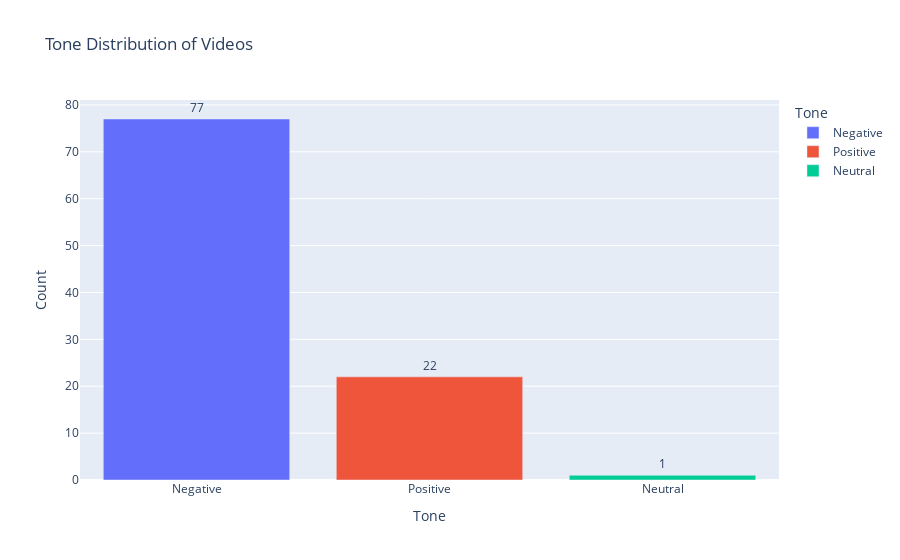
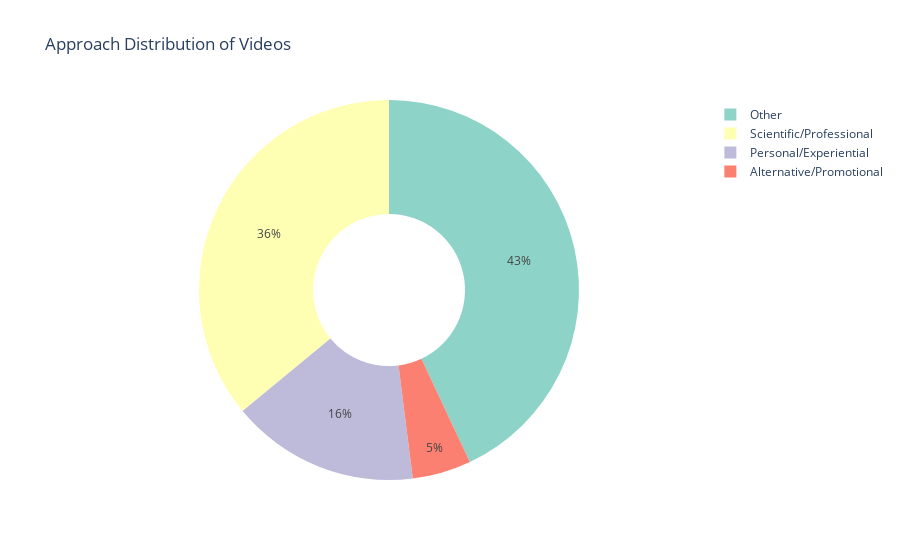
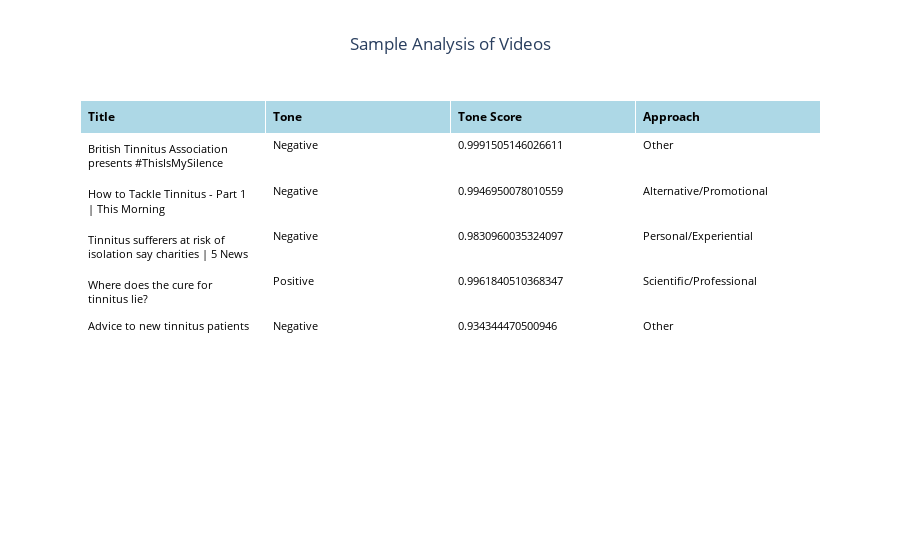

The cell these charts' notebook holds for them, in order:
### Code cell
import plotly.express as px
import plotly.graph_objects as go
import pandas as pd
from transformers import pipeline

# Load the BERT sentiment analysis pipeline
sentiment_analyzer = pipeline("sentiment-analysis", model="distilbert-base-uncased-finetuned-sst-2-english")

# Function to analyze tone using BERT
def analyze_tone(transcript):
    if not isinstance(transcript, str) or transcript.strip() == "":
        return "No Transcript", 0.0
    # Perform sentiment analysis using BERT
    result = sentiment_analyzer(transcript[:512])  # Limit to the first 512 tokens
    sentiment = result[0]['label']
    score = result[0]['score']
    # Classify tone based on sentiment and confidence
    if score < 0.7:
        return "Neutral", score
    elif sentiment == "POSITIVE":
        return "Positive", score
    else:
        return "Negative", score

# Function to classify the approach
def classify_approach(title, description, transcript):
    content = f"{title} {description} {transcript}".lower()  # Combine all text fields
    if "doctor" in content or "nhs" in content or "research" in content or "evidence-based" in content:
        return "Scientific/Professional"
    elif "experience" in content or "story" in content or "journey" in content:
        return "Personal/Experiential"
    elif "natural" in content or "alternative" in content or "cure" in content:
        return "Alternative/Promotional"
    else:
        return "Other"

# Apply tone and approach analysis to the dataset
final_df["tone"], final_df["tone_score"] = zip(*final_df["transcript"].apply(analyze_tone))
final_df["approach"] = final_df.apply(
    lambda row: classify_approach(row["title"], row["description"], row["transcript"]), axis=1
)

# Summarize tone distribution
tone_counts = final_df["tone"].value_counts().reset_index()
tone_counts.columns = ["Tone", "Count"]

# Summarize approach distribution
approach_counts = final_df["approach"].value_counts().reset_index()
approach_counts.columns = ["Approach", "Count"]

# Plotly: Tone Distribution
fig_tone = px.bar(
    tone_counts,
    x="Tone",
    y="Count",
    title="Tone Distribution of Videos",
    color="Tone",
    text="Count",
    template="plotly"
)
fig_tone.update_traces(textposition="outside")
fig_tone.show()

# Plotly: Approach Distribution
fig_approach = px.pie(
    approach_counts,
    names="Approach",
    values="Count",
    title="Approach Distribution of Videos",
    hole=0.4,  # Donut chart
    color_discrete_sequence=px.colors.qualitative.Set3
)
fig_approach.show()

# Display the first few rows of analysis
sample_analysis = final_df[["title", "tone", "tone_score", "approach"]].head()

# Create a table using Plotly graph_objects
fig_table = go.Figure(
    data=[
        go.Table(
            header=dict(
                values=["<b>Title</b>", "<b>Tone</b>", "<b>Tone Score</b>", "<b>Approach</b>"],
                fill_color="lightblue",
                align="left",
                font=dict(color="black", size=12)
            ),
            cells=dict(
                values=[
                    sample_analysis["title"],
                    sample_analysis["tone"],
                    sample_analysis["tone_score"],
                    sample_analysis["approach"],
                ],
                fill_color="white",
                align="left",
                font=dict(color="black", size=11)
            )
        )
    ]
)

fig_table.update_layout(title="Sample Analysis of Videos", title_x=0.5)
fig_table.show()

### Figure 1 — Plotly figure (JSON) as saved in the notebook; plotly's stock layout.template omitted (floating-point values rounded to 4 significant figures)
{"data": [{"alignmentgroup": "True", "hovertemplate": "Tone=%{x}<br>Count=%{text}<extra></extra>", "legendgroup": "Negative", "marker": {"color": "#636efa", "pattern": {"shape": ""}}, "name": "Negative", "offsetgroup": "Negative", "orientation": "v", "showlegend": true, "text": [77], "textposition": "outside", "type": "bar", "x": ["Negative"], "xaxis": "x", "y": [77], "yaxis": "y"}, {"alignmentgroup": "True", "hovertemplate": "Tone=%{x}<br>Count=%{text}<extra></extra>", "legendgroup": "Positive", "marker": {"color": "#EF553B", "pattern": {"shape": ""}}, "name": "Positive", "offsetgroup": "Positive", "orientation": "v", "showlegend": true, "text": [22], "textposition": "outside", "type": "bar", "x": ["Positive"], "xaxis": "x", "y": [22], "yaxis": "y"}, {"alignmentgroup": "True", "hovertemplate": "Tone=%{x}<br>Count=%{text}<extra></extra>", "legendgroup": "Neutral", "marker": {"color": "#00cc96", "pattern": {"shape": ""}}, "name": "Neutral", "offsetgroup": "Neutral", "orientation": "v", "showlegend": true, "text": [1], "textposition": "outside", "type": "bar", "x": ["Neutral"], "xaxis": "x", "y": [1], "yaxis": "y"}], "layout": {"autosize": true, "barmode": "relative", "legend": {"title": {"text": "Tone"}, "tracegroupgap": 0}, "title": {"text": "Tone Distribution of Videos"}, "xaxis": {"anchor": "y", "autorange": true, "categoryarray": ["Negative", "Positive", "Neutral"], "categoryorder": "array", "domain": [0, 1], "range": [-0.5, 2.5], "title": {"text": "Tone"}, "type": "category"}, "yaxis": {"anchor": "x", "autorange": true, "domain": [0, 1], "range": [0, 81.05], "title": {"text": "Count"}, "type": "linear"}}}

### Figure 2 — Plotly figure (JSON) as saved in the notebook; plotly's stock layout.template omitted (floating-point values rounded to 4 significant figures)
{"data": [{"domain": {"x": [0, 1], "y": [0, 1]}, "hole": 0.4, "hovertemplate": "Approach=%{label}<br>Count=%{value}<extra></extra>", "labels": ["Other", "Scientific/Professional", "Personal/Experiential", "Alternative/Promotional"], "legendgroup": "", "name": "", "showlegend": true, "type": "pie", "values": [43, 36, 16, 5]}], "layout": {"autosize": true, "legend": {"tracegroupgap": 0}, "piecolorway": ["rgb(141,211,199)", "rgb(255,255,179)", "rgb(190,186,218)", "rgb(251,128,114)", "rgb(128,177,211)", "rgb(253,180,98)", "rgb(179,222,105)", "rgb(252,205,229)", "rgb(217,217,217)", "rgb(188,128,189)", "rgb(204,235,197)", "rgb(255,237,111)"], "title": {"text": "Approach Distribution of Videos"}}}

### Figure 3 — Plotly figure (JSON) as saved in the notebook; plotly's stock layout.template omitted (floating-point values rounded to 4 significant figures)
{"data": [{"cells": {"align": "left", "fill": {"color": "white"}, "font": {"color": "black", "size": 11}, "values": [["British Tinnitus Association presents #ThisIsMySilence", "How to Tackle Tinnitus - Part 1 | This Morning", "Tinnitus sufferers at risk of isolation say charities | 5 News", "Where does the cure for tinnitus lie?", "Advice to new tinnitus patients"], ["Negative", "Negative", "Negative", "Positive", "Negative"], [0.9992, 0.9947, 0.9831, 0.9962, 0.9343], ["Other", "Alternative/Promotional", "Personal/Experiential", "Scientific/Professional", "Other"]]}, "header": {"align": "left", "fill": {"color": "lightblue"}, "font": {"color": "black", "size": 12}, "values": ["<b>Title</b>", "<b>Tone</b>", "<b>Tone Score</b>", "<b>Approach</b>"]}, "type": "table"}], "layout": {"autosize": true, "title": {"text": "Sample Analysis of Videos", "x": 0.5}}}
